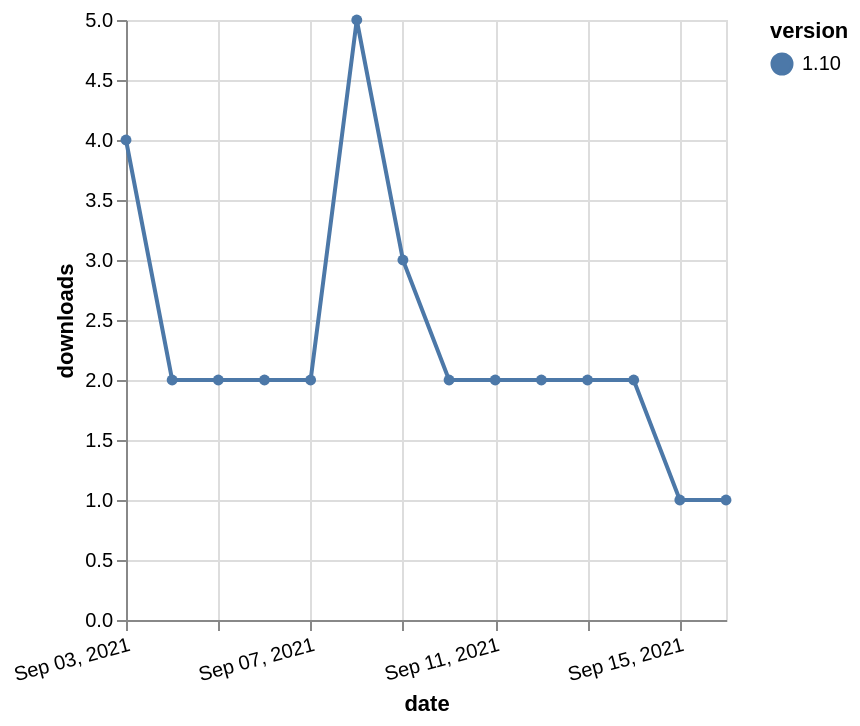

Specify this chart in Vega-Lite:
### Vega-Lite specification from a JSON file in a GitHub repository (floating-point values rounded to 4 significant figures)
{"$schema": "https://vega.github.io/schema/vega-lite/v5.json", "description": "A simple bar chart with embedded data.", "data": {"values": [{"date": "2021-09-03", "total": 2885, "delta": 4, "version": "1.10"}, {"date": "2021-09-04", "total": 2887, "delta": 2, "version": "1.10"}, {"date": "2021-09-05", "total": 2889, "delta": 2, "version": "1.10"}, {"date": "2021-09-06", "total": 2891, "delta": 2, "version": "1.10"}, {"date": "2021-09-07", "total": 2893, "delta": 2, "version": "1.10"}, {"date": "2021-09-08", "total": 2898, "delta": 5, "version": "1.10"}, {"date": "2021-09-09", "total": 2901, "delta": 3, "version": "1.10"}, {"date": "2021-09-10", "total": 2903, "delta": 2, "version": "1.10"}, {"date": "2021-09-11", "total": 2905, "delta": 2, "version": "1.10"}, {"date": "2021-09-12", "total": 2907, "delta": 2, "version": "1.10"}, {"date": "2021-09-13", "total": 2909, "delta": 2, "version": "1.10"}, {"date": "2021-09-14", "total": 2911, "delta": 2, "version": "1.10"}, {"date": "2021-09-15", "total": 2912, "delta": 1, "version": "1.10"}, {"date": "2021-09-16", "total": 2913, "delta": 1, "version": "1.10"}]}, "width": "container", "mark": {"type": "line", "point": {"filled": true}}, "encoding": {"x": {"field": "date", "type": "temporal", "timeUnit": "yearmonthdate", "title": "date", "axis": {"labelAngle": -15}}, "y": {"field": "delta", "type": "quantitative", "title": "downloads"}, "color": {"field": "version", "type": "nominal"}, "tooltip": {"field": "delta"}}}
